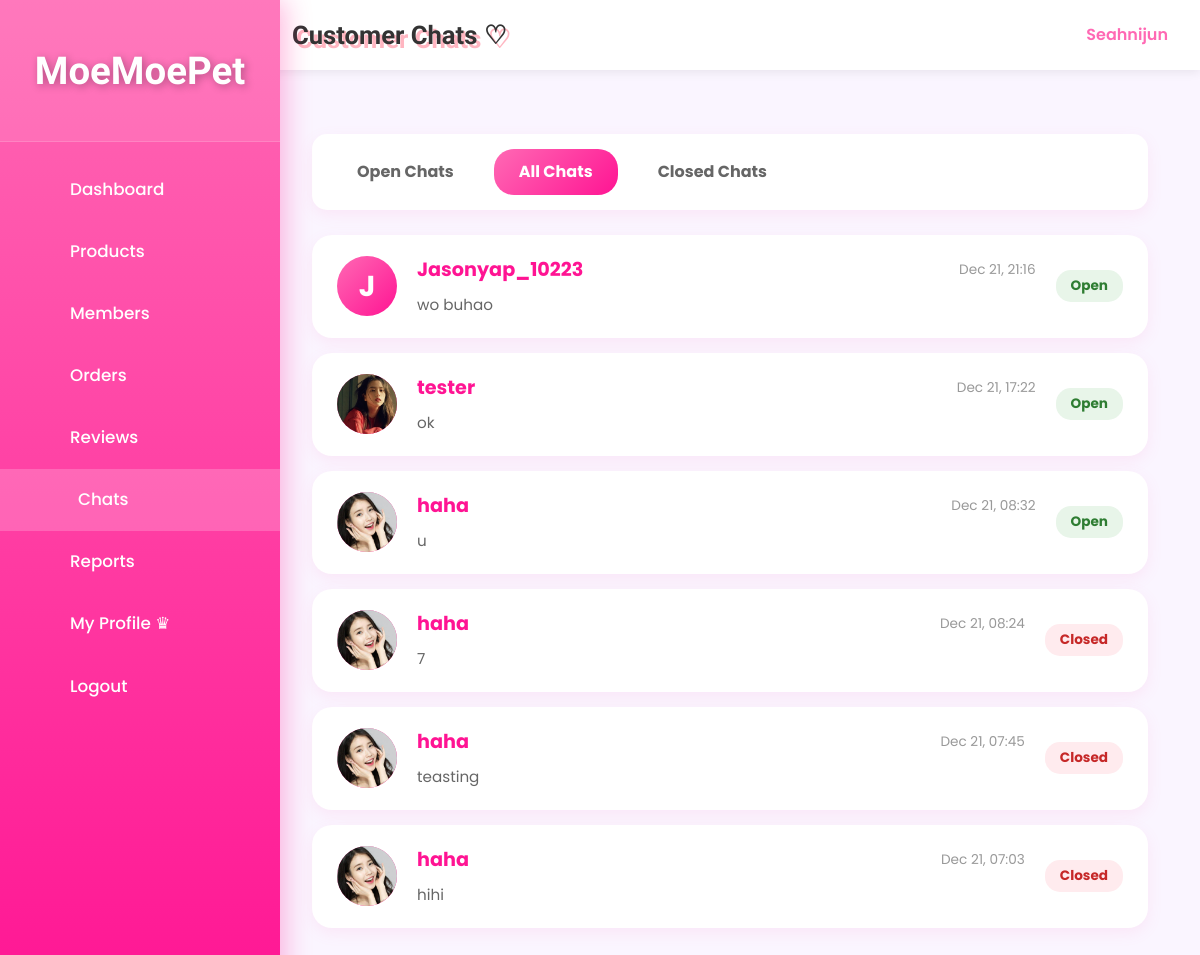
Page /admin/chat_list.php?filter=all (signed in) on the committed database.
### tables this page shows
CREATE TABLE `chat_conversations` (
  `conversation_id` int(11) NOT NULL,
  `user_id` int(11) NOT NULL,
  `admin_id` int(11) DEFAULT NULL,
  `status` enum('open','closed') DEFAULT 'open',
  `created_at` datetime DEFAULT current_timestamp(),
  `updated_at` datetime DEFAULT current_timestamp() ON UPDATE current_timestamp()
);

CREATE TABLE `users` (
  `id` int(11) NOT NULL,
  `username` varchar(50) NOT NULL,
  `email` varchar(100) NOT NULL,
  `phone` varchar(20) NOT NULL,
  `home_address` varchar(255) NOT NULL,
  `password` varchar(255) NOT NULL,
  `reset_token` varchar(255) DEFAULT NULL,
  `reset_token_expiry` datetime DEFAULT NULL,
  `role` enum('member','admin') NOT NULL DEFAULT 'member',
  `created_at` datetime DEFAULT current_timestamp(),
  `profile_pic` varchar(255) DEFAULT NULL,
  `locked` tinyint(1) DEFAULT 0,
  `lock_reason` varchar(255) DEFAULT NULL,
  `locked_at` datetime DEFAULT NULL
);

### _base.php (called while the page is built, shortened)
<?php
function get($key, $value = null) {
    $value = $_GET[$key] ?? $value;
    return is_array($value) ? array_map('trim', $value) : trim($value);
}
function encode($value) {
    return htmlentities($value);
}
?>

### admin/chat_list.php (the view, shortened to what this page needs)
<?php
require '../_base.php';
$filter = get('filter', 'open');
$where = '1=1';
$sql = "
    SELECT c.*, u.username, u.profile_pic,
           (SELECT COUNT(*) FROM chat_messages
            WHERE conversation_id = c.conversation_id
              AND sender_type = 'member'
              AND is_read = 0) as unread_count,
           (SELECT message FROM chat_messages
            WHERE conversation_id = c.conversation_id
            ORDER BY created_at DESC LIMIT 1) as last_message,
           (SELECT created_at FROM chat_messages
            WHERE conversation_id = c.conversation_id
            ORDER BY created_at DESC LIMIT 1) as last_message_time
    FROM chat_conversations c
    JOIN users u ON c.user_id = u.id
    WHERE $where
    ORDER BY c.updated_at DESC
";
$conversations = $_db->query($sql)->fetchAll();
?>
<!DOCTYPE html>
<html lang="en">
<head>
    <link rel="stylesheet" href="/css/app.css">
</head>
<body>
<div class="admin-layout">
    <aside class="admin-sidebar">
        <div class="logo"><h2>MoeMoePet</h2></div>
        <ul>
            <li><a href="/admin.php"><i class="fas fa-tachometer-alt"></i> Dashboard</a></li>
            <li><a href="/admin/product_list.php"><i class="fas fa-box"></i> Products</a></li>
            <li><a href="/admin/member_list.php"><i class="fas fa-users"></i> Members</a></li>
            <li><a href="/admin/order_list.php"><i class="fas fa-shopping-cart"></i> Orders</a></li>
            <li><a href="/admin/review_list.php"><i class="fas fa-star"></i> Reviews</a></li>
            <li><a href="/admin/chat_list.php" class="active"><i class="fas fa-comments"></i> Chats</a></li>
            <li><a href="/admin/report.php"><i class="fas fa-chart-bar"></i> Reports</a></li>
            <li><a href="/admin/profile.php"><i class="fas fa-user-cog"></i> My Profile ♛</a></li>
            <li><a href="/logout.php"><i class="fas fa-sign-out-alt"></i> Logout</a></li>
        </ul>
    </aside>
    <main class="admin-main">
        <header class="admin-header">
            <h1>Customer Chats ♡</h1>
            <div class="admin-user">
                <span><?= encode($_SESSION['user']) ?></span>
            </div>
        </header>
        <div class="chat-list-container">
            <div class="chat-filters">
                <a href="?filter=open" class="<?= $filter === 'open' ? 'active' : '' ?>">
                    Open Chats
                </a>
                <a href="?filter=all" class="<?= $filter === 'all' ? 'active' : '' ?>">
                    All Chats
                </a>
                <a href="?filter=closed" class="<?= $filter === 'closed' ? 'active' : '' ?>">
                    Closed Chats
                </a>
            </div>
            <?php if (empty($conversations)): ?>
                <div class="empty-state">
                    <div class="empty-state-icon">💬</div>
                    <p style="font-size: 1.2rem;">No conversations yet~</p>
                    <p>Customer chats will appear here ♡</p>
                </div>
            <?php else: ?>
                <?php foreach ($conversations as $conv): ?>
                    <a href="chat_admin.php?id=<?= $conv->conversation_id ?>" class="conversation-card">
                        <div class="conversation-avatar">
                            <?php if ($conv->profile_pic && file_exists('../' . $conv->profile_pic)): ?>
                                <img src="/<?= encode($conv->profile_pic) ?>" alt="<?= encode($conv->username) ?>">
                            <?php else: ?>
                                <?= strtoupper(substr($conv->username, 0, 1)) ?>
                            <?php endif; ?>
                        </div>
                        <div class="conversation-info">
                            <div class="conversation-header">
                                <span class="conversation-name"><?= encode($conv->username) ?></span>
                                <span class="conversation-time">
                                    <?= $conv->last_message_time ? date('M d, H:i', strtotime($conv->last_message_time)) : date('M d, H:i', strtotime($conv->created_at)) ?>
                                </span>
                            </div>
                            <div class="conversation-last-message">
                                <?= $conv->last_message ? encode($conv->last_message) : 'No messages yet' ?>
                            </div>
                        </div>
                        <span class="conversation-status status-<?= $conv->status ?>">
                            <?= ucfirst($conv->status) ?>
                        </span>
                    </a>
                <?php endforeach; ?>
            <?php endif; ?>
        </div>
    </main>
</div>
</body>
</html>

### admin/chat_list.php (style rules this page uses)
.chat-list-container { max-width: 1200px; margin: 2rem auto; padding: 0 20px; }
.chat-filters { display: flex; gap: 15px; margin-bottom: 25px; padding: 15px 20px; background: white; border-radius: 15px; box-shadow: 0 5px 15px rgba(255,105,180,0.1); }
.chat-filters a { padding: 10px 25px; text-decoration: none; color: #666; border-radius: 20px; font-weight: bold; transition: all 0.3s; }
.chat-filters a.active { background: linear-gradient(135deg, #ff69b4, #ff1493); color: white; }
.conversation-card { background: white; border-radius: 20px; padding: 20px 25px; margin-bottom: 15px; box-shadow: 0 5px 15px rgba(255,105,180,0.1); display: flex; align-items: center; gap: 20px; transition: all 0.3s; cursor: pointer; text-decoration: none; color: inherit; }
.conversation-avatar { width: 60px; height: 60px; border-radius: 50%; background: linear-gradient(135deg, #ff69b4, #ff1493); display: flex; align-items: center; justify-content: center; color: white; font-size: 1.8rem; font-weight: bold; flex-shrink: 0; position: relative; }
.conversation-avatar img { width: 100%; height: 100%; object-fit: cover; border-radius: 50%; }
.conversation-info { flex: 1; min-width: 0; }
.conversation-header { display: flex; justify-content: space-between; align-items: center; margin-bottom: 8px; }
.conversation-name { font-size: 1.2rem; font-weight: bold; color: #ff1493; }
.conversation-time { font-size: 0.85rem; color: #999; }
.conversation-last-message { color: #666; font-size: 0.95rem; white-space: nowrap; overflow: hidden; text-overflow: ellipsis; }
.conversation-status { padding: 5px 15px; border-radius: 15px; font-size: 0.85rem; font-weight: bold; }
.status-open { background: #e8f5e9; color: #2e7d32; }
.status-closed { background: #ffebee; color: #c62828; }

### rows in the picture
chat_conversations: user.username "J", user.username "Jasonyap_10223", last_message_time "Dec 21, 21:16", last_message "wo buhao", status "Open"
chat_conversations: user.profile_pic (picture), user.username "tester", last_message_time "Dec 21, 17:22", last_message "ok", status "Open"
chat_conversations: user.profile_pic (picture), user.username "haha", last_message_time "Dec 21, 08:32", last_message "u", status "Open"
chat_conversations: user.profile_pic (picture), user.username "haha", last_message_time "Dec 21, 08:24", last_message "7", status "Closed"
chat_conversations: user.profile_pic (picture), user.username "haha", last_message_time "Dec 21, 07:45", last_message "teasting", status "Closed"
chat_conversations: user.profile_pic (picture), user.username "haha", last_message_time "Dec 21, 07:03", last_message "hihi", status "Closed"

### other values in the picture
encode($_SESSION['user']) "Seahnijun"
